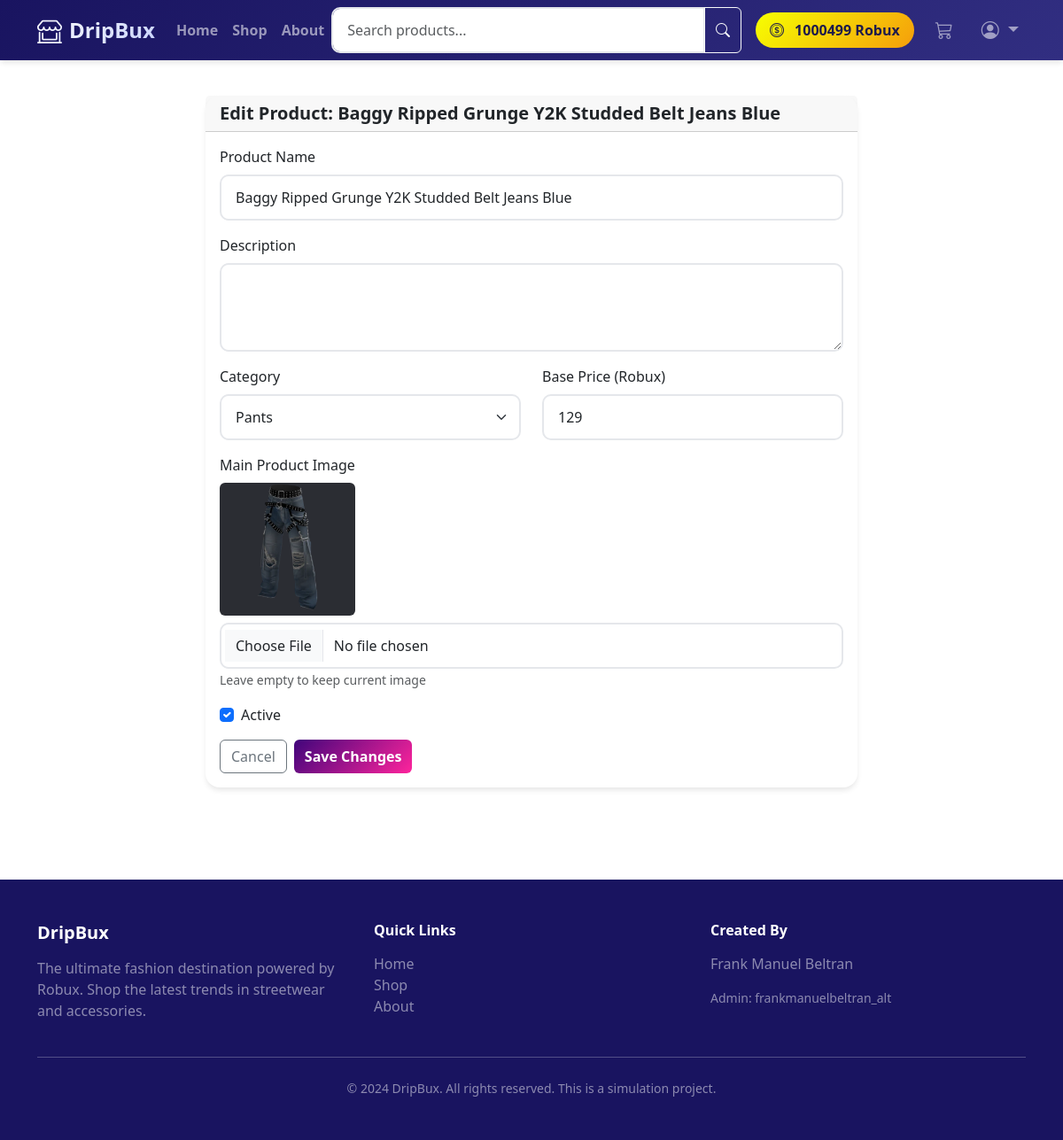
The page /admin/products/3/edit (signed in) on the database its author committed.
### DripBux/models.py (models this page shows, shortened)
class User(UserMixin, db.Model):
    __tablename__ = 'users'
    id = db.Column(db.Integer, primary_key=True)
    username = db.Column(db.String(80), unique=True, nullable=False, index=True)
    email = db.Column(db.String(120), unique=True, nullable=False)
    password_hash = db.Column(db.String(255), nullable=False)
    robux_balance = db.Column(db.Integer, default=1000)  # Starting balance
    is_admin = db.Column(db.Boolean, default=False)
    created_at = db.Column(db.DateTime, default=datetime.utcnow)
    addresses = db.relationship('Address', backref='user', lazy=True, cascade='all, delete-orphan')
    cart = db.relationship('Cart', backref='user', uselist=False, cascade='all, delete-orphan')
    orders = db.relationship('Order', backref='user', lazy=True, cascade='all, delete-orphan')
    wishlist_items = db.relationship('Wishlist', backref='user', lazy=True, cascade='all, delete-orphan')
    reviews = db.relationship('Review', backref='user', lazy=True, cascade='all, delete-orphan')
    transactions = db.relationship('Transaction', backref='user', lazy=True, cascade='all, delete-orphan')

class Product(db.Model):
    __tablename__ = 'products'
    id = db.Column(db.Integer, primary_key=True)
    name = db.Column(db.String(150), nullable=False)
    description = db.Column(db.Text)
    category = db.Column(db.String(50), nullable=False, index=True)  # shirts, hoodies, pants, accessories
    price_robux = db.Column(db.Integer, nullable=False)
    image_url = db.Column(db.String(255))
    additional_images = db.Column(db.JSON)  # List of additional image URLs
    is_active = db.Column(db.Boolean, default=True)
    created_at = db.Column(db.DateTime, default=datetime.utcnow)
    sizes = db.relationship('ProductSize', backref='product', lazy=True, cascade='all, delete-orphan')
    reviews = db.relationship('Review', backref='product', lazy=True, cascade='all, delete-orphan')
    order_items = db.relationship('OrderItem', backref='product', lazy=True)

### DripBux/routes/admin.py (the view, shortened to what this page needs)
@admin_bp.route('/products/<int:product_id>/edit', methods=['GET', 'POST'])
@admin_required
def edit_product(product_id):
    product = Product.query.get_or_404(product_id)
    form = ProductForm(obj=product)
    return render_template('admin/edit_product.html', form=form, product=product)

### DripBux/forms.py
class ProductForm(FlaskForm):
    name = StringField('Product Name', validators=[DataRequired(), Length(max=150)])
    description = TextAreaField('Description', validators=[Optional()])
    category = SelectField('Category', choices=[
        ('shirts', 'Shirts'),
        ('hoodies', 'Hoodies'),
        ('pants', 'Pants'),
        ('accessories', 'Accessories')
    ], validators=[DataRequired()])
    price_robux = IntegerField('Base Price (Robux)', validators=[
        DataRequired(),
        NumberRange(min=1, message='Price must be at least 1 Robux')
    ])
    image = FileField('Main Product Image')
    is_active = BooleanField('Active', default=True)
    submit = SubmitField('Save Product')

### DripBux/models.py (called while the page is built)
    def get_total_items(self):
        return sum(item.quantity for item in self.items)

### DripBux/routes/admin.py (called while the page is built)
def admin_required(f):
    @wraps(f)
    @login_required
    def decorated_function(*args, **kwargs):
        if current_user.username != 'frankmanuelbeltran_alt':
            flash('Access denied. Admin privileges required.', 'danger')
            return redirect(url_for('main.index'))
        return f(*args, **kwargs)
    return decorated_function

### DripBux/templates/admin/edit_product.html (shortened to what this page needs)
{% extends "base.html" %}
{% block content %}
<div class="container py-4">
    <div class="row justify-content-center">
        <div class="col-lg-8">
            <div class="card">
                <div class="card-header">
                    <h5 class="fw-bold mb-0">Edit Product: {{ product.name }}</h5>
                </div>
                <div class="card-body">
                    <form method="POST" action="" enctype="multipart/form-data">
                        <div class="mb-3">
                            {{ form.name.label(class="form-label") }}
                            {{ form.name(class="form-control") }}
                        </div>
                        <div class="mb-3">
                            {{ form.description.label(class="form-label") }}
                            {{ form.description(class="form-control", rows="3") }}
                        </div>
                        <div class="row">
                            <div class="col-md-6 mb-3">
                                {{ form.category.label(class="form-label") }}
                                {{ form.category(class="form-select") }}
                            </div>
                            <div class="col-md-6 mb-3">
                                {{ form.price_robux.label(class="form-label") }}
                                {{ form.price_robux(class="form-control") }}
                            </div>
                        </div>
                        <div class="mb-3">
                            {{ form.image.label(class="form-label") }}
                            {% if product.image_url %}
                            <div class="mb-2">
                                <img src="{{ url_for('static', filename=product.image_url) }}" style="max-height: 150px;" class="rounded">
                            </div>
                            {% endif %}
                            {{ form.image(class="form-control") }}
                            <small class="text-muted">Leave empty to keep current image</small>
                        </div>
                        <div class="mb-3 form-check">
                            {{ form.is_active(class="form-check-input") }}
                            {{ form.is_active.label(class="form-check-label") }}
                        </div>
                        <div class="d-flex gap-2">
                            <a href="{{ url_for('admin.products') }}" class="btn btn-outline-secondary">Cancel</a>
                            <button type="submit" class="btn btn-primary">Save Changes</button>
                        </div>
                    </form>
                </div>
            </div>
        </div>
    </div>
</div>
{% endblock %}

### DripBux/templates/base.html (shortened to what this page needs)
<!DOCTYPE html>
<html lang="en">
<head>
    <link href="https://cdn.jsdelivr.net/npm/bootstrap@5.3.0/dist/css/bootstrap.min.css" rel="stylesheet">
    <link rel="stylesheet" href="https://cdn.jsdelivr.net/npm/bootstrap-icons@1.10.0/font/bootstrap-icons.css">
</head>
<body>
    <nav class="navbar navbar-expand-lg navbar-dark sticky-top">
        <div class="container">
            <a class="navbar-brand d-flex align-items-center" href="{{ url_for('main.index') }}">
                <i class="bi bi-shop-window me-2 fs-3"></i>
                <span class="fw-bold">DripBux</span>
            </a>
            <div class="collapse navbar-collapse" id="navbarNav">
                <ul class="navbar-nav me-auto mb-2 mb-lg-0">
                    <li class="nav-item">
                        <a class="nav-link fw-semibold" href="{{ url_for('main.index') }}">Home</a>
                    </li>
                    <li class="nav-item">
                        <a class="nav-link fw-semibold" href="{{ url_for('main.search') }}">Shop</a>
                    </li>
                    <li class="nav-item">
                        <a class="nav-link fw-semibold" href="{{ url_for('main.about') }}">About</a>
                    </li>
                </ul>
                <form class="d-flex me-3 flex-grow-1 flex-lg-auto" action="{{ url_for('main.search') }}" method="GET">
                    <div class="input-group w-100">
                        <input type="search" name="query" class="form-control" placeholder="Search products..." aria-label="Search">
                        <button class="btn btn-outline-light" type="submit"><i class="bi bi-search"></i></button>
                    </div>
                </form>
                <ul class="navbar-nav align-items-center">
                    {% if current_user.is_authenticated %}
                    <li class="nav-item me-3 d-flex align-items-center">
                        <span class="robux-badge">
                            <i class="bi bi-coin me-1"></i>
                            {{ current_user.robux_balance }} Robux
                        </span>
                    </li>
                    <li class="nav-item me-3 position-relative">
                        <a class="nav-link position-relative fs-5" href="{{ url_for('shop.view_cart') }}">
                            <i class="bi bi-cart3"></i>
                        </a>
                    </li>
                    <li class="nav-item dropdown">
                        <a class="nav-link dropdown-toggle fs-5" href="#" role="button" data-bs-toggle="dropdown">
                            <i class="bi bi-person-circle"></i>
                        </a>
                    </li>
                    {% endif %}
                </ul>
            </div>
        </div>
    </nav>
    {% block content %}{% endblock %}
    <footer class="footer">
        <div class="container">
            <div class="row">
                <div class="col-md-4">
                    <h5 class="fw-bold mb-3">DripBux</h5>
                    <p class="text-white-50">The ultimate fashion destination powered by Robux. Shop the latest trends in streetwear and accessories.</p>
                </div>
                <div class="col-md-4">
                    <h6 class="fw-bold mb-3">Quick Links</h6>
                    <ul class="list-unstyled">
                        <li><a href="{{ url_for('main.index') }}" class="text-white-50 text-decoration-none">Home</a></li>
                        <li><a href="{{ url_for('main.search') }}" class="text-white-50 text-decoration-none">Shop</a></li>
                        <li><a href="{{ url_for('main.about') }}" class="text-white-50 text-decoration-none">About</a></li>
                    </ul>
                </div>
                <div class="col-md-4">
                    <h6 class="fw-bold mb-3">Created By</h6>
                    <p class="text-white-50">Frank Manuel Beltran</p>
                    <p class="text-white-50 small">Admin: frankmanuelbeltran_alt</p>
                </div>
            </div>
            <hr class="my-4">
            <div class="text-center text-white-50 small">
                &copy; 2024 DripBux. All rights reserved. This is a simulation project.
            </div>
        </div>
    </footer>
</body>
</html>

### DripBux/templates/base.html (style rules this page uses)
:root { --primary-color: #40057b; --secondary-color: #fe249c; --accent-color: #ec4899; --dark-bg: #191460; --light-bg: #ffffff; }
body { font-family: 'Segoe UI', Tahoma, Geneva, Verdana, sans-serif; background-color: var(--light-bg); }
.navbar { background: linear-gradient(135deg, var(--dark-bg) 0%, #312e81 100%); box-shadow: 0 4px 6px -1px rgba(0, 0, 0, 0.1); }
.navbar-brand { font-weight: 800; font-size: 1.5rem; background: linear-gradient(135deg, #fff 0%, #c7d2fe 100%); -webkit-background-clip: text; -webkit-text-fill-color: transparent; }
.robux-badge { background: linear-gradient(135deg, #f7ff01 0%, #f59e0b 100%); color: #1e1b4b; font-weight: 700; padding: 0.5rem 1rem; border-radius: 9999px; display: inline-flex; align-items: center; gap: 0.5rem; }
.btn-primary { background: linear-gradient(135deg, var(--primary-color) 0%, var(--secondary-color) 100%); border: none; font-weight: 600; }
.card { border: none; border-radius: 16px; box-shadow: 0 4px 6px -1px rgba(0, 0, 0, 0.1); transition: all 0.3s ease; }
.footer { background: var(--dark-bg); color: white; padding: 3rem 0; margin-top: 5rem; }
.form-control, .form-select { border-radius: 10px; border: 2px solid #e5e7eb; padding: 0.75rem 1rem; }

### rows shown on the page
User: robux_balance "1000499"
Product: name "Baggy Ripped Grunge Y2K Studded Belt Jeans Blue", category "Pants", price_robux "129", image_url (picture), is_active "☑"
